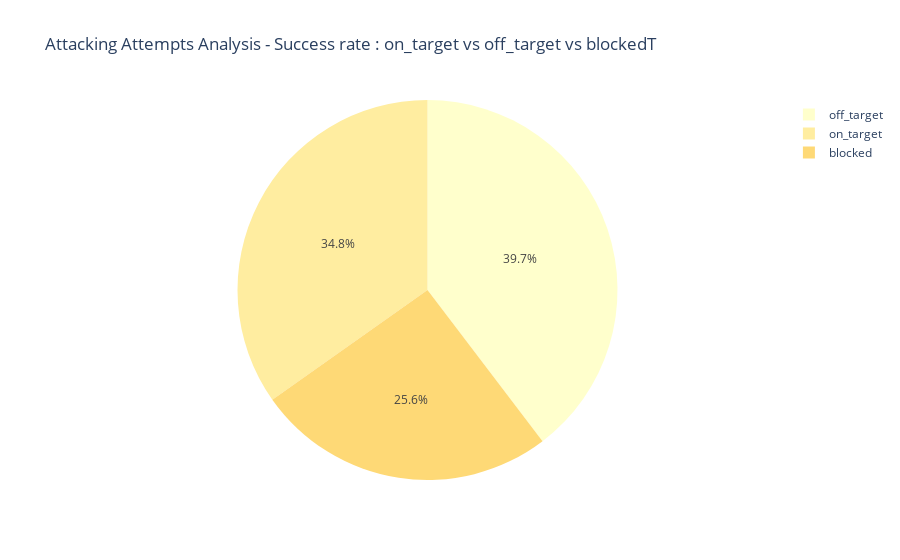

Source (notebook cell):
### Markdown cell above
# Attacking Attempts Analysis

### Code cell
gl_sum = pd.DataFrame(atm.sum(numeric_only = True),).T[["on_target","off_target","blocked"]]
gl_sum=gl_sum.T
fig = px.pie(gl_sum, values=0, names=gl_sum.index, title='Attacking Attempts Analysis - Success rate : on_target vs off_target vs blockedT',color_discrete_sequence=px.colors.sequential.YlOrRd)
fig.show()

### Figure 1 — Plotly figure (JSON) as saved in the notebook; plotly's stock layout.template omitted (floating-point values rounded to 4 significant figures)
{"data": [{"domain": {"x": [0, 1], "y": [0, 1]}, "hovertemplate": "index=%{label}<br>0=%{value}<extra></extra>", "labels": ["on_target", "off_target", "blocked"], "legendgroup": "", "name": "", "showlegend": true, "type": "pie", "values": [1074, 1224, 789]}], "layout": {"legend": {"tracegroupgap": 0}, "piecolorway": ["rgb(255,255,204)", "rgb(255,237,160)", "rgb(254,217,118)", "rgb(254,178,76)", "rgb(253,141,60)", "rgb(252,78,42)", "rgb(227,26,28)", "rgb(189,0,38)", "rgb(128,0,38)"], "title": {"text": "Attacking Attempts Analysis - Success rate : on_target vs off_target vs blockedT"}}}
